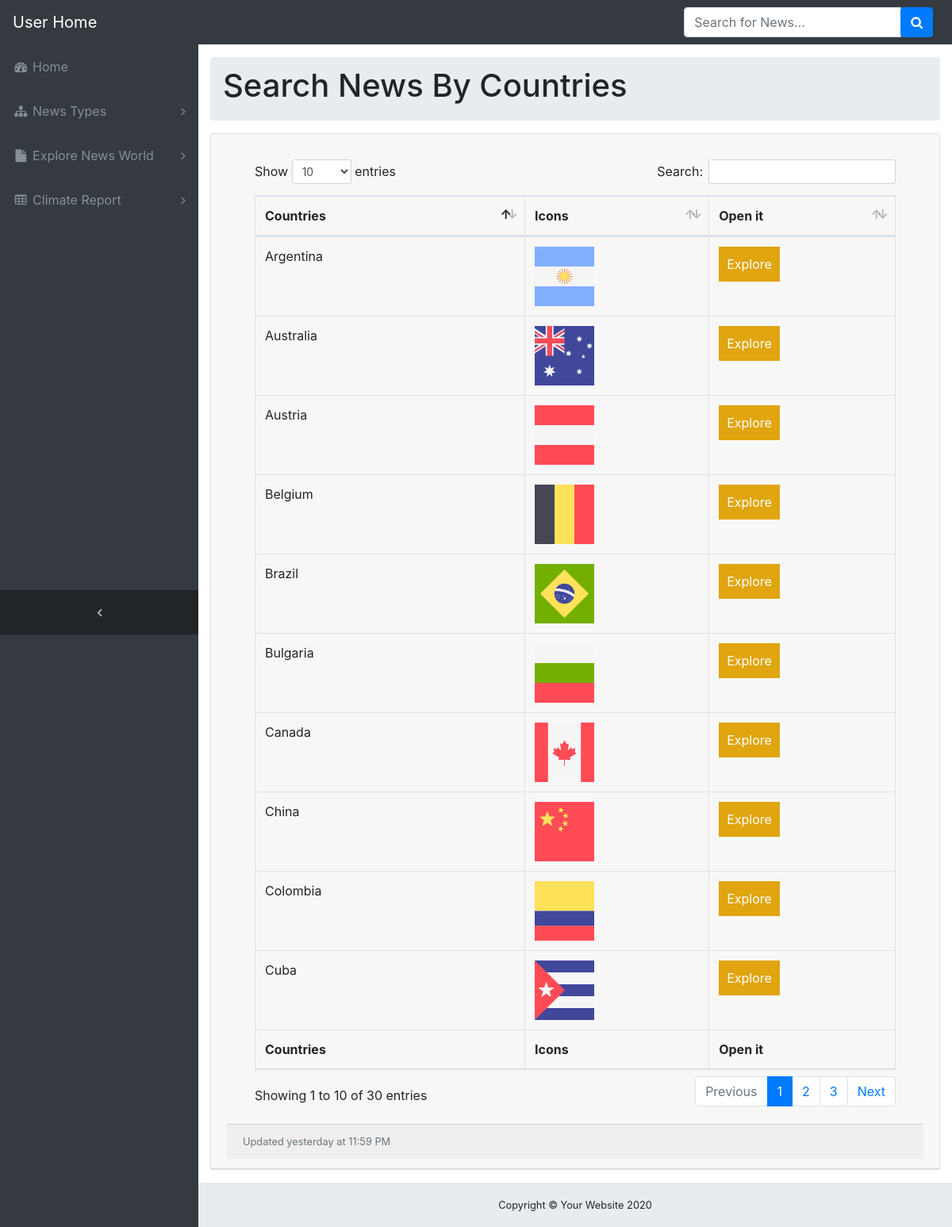
The page /login/newsbycountries.php on the database its author committed.
### tables this page shows
CREATE TABLE `tbl_portal` (
  `pid` int(10) NOT NULL,
  `cname` varchar(50) NOT NULL,
  `ccode` varchar(50) NOT NULL,
  `cimage` varchar(50000) NOT NULL
);

### login/newsbycountries.php (the view, shortened to what this page needs)
<!DOCTYPE html>
<html lang="en">
<?php
include("../Database-connection/conn.php");
?>
<head>
  <link href="../vendor/bootstrap/css/bootstrap.min.css" rel="stylesheet">
  <link href="../vendor/font-awesome/css/font-awesome.min.css" rel="stylesheet" type="text/css">
  <link href="../vendor/datatables/dataTables.bootstrap4.css" rel="stylesheet">
  <link href="../css/sb-admin.css" rel="stylesheet">
</head>
<body class="fixed-nav sticky-footer bg-dark" id="page-top">
  <nav class="navbar navbar-expand-lg navbar-dark bg-dark fixed-top" id="mainNav">
    <a class="navbar-brand" href="index.html">User Home</a>
  <div class="collapse navbar-collapse" id="navbarResponsive">
      <ul class="navbar-nav navbar-sidenav" id="exampleAccordion">
        <li class="nav-item" data-toggle="tooltip" data-placement="right" title="Dashboard">
          <a class="nav-link" href="../index.php">
            <i class="fa fa-fw fa-dashboard"></i>
            <span class="nav-link-text">Home</span>
          </a>
        </li>
        <li class="nav-item" data-toggle="tooltip" data-placement="right" title="Menu Levels">
          <a class="nav-link nav-link-collapse collapsed" data-toggle="collapse" href="#collapseMulti" data-parent="#exampleAccordion">
            <i class="fa fa-fw fa-sitemap"></i>
            <span class="nav-link-text">News Types</span>
          </a>
        </li>
             <li class="nav-item" data-toggle="tooltip" data-placement="right" title="Example Pages">
          <a class="nav-link nav-link-collapse collapsed" data-toggle="collapse" href="#collapseExamplePages" data-parent="#exampleAccordion">
            <i class="fa fa-fw fa-file"></i>
            <span class="nav-link-text">Explore News World</span>
          </a>
        </li>
          <li class="nav-item" data-toggle="tooltip" data-placement="right" title="Components">
          <a class="nav-link nav-link-collapse collapsed" data-toggle="collapse" href="#collapseComponents" data-parent="#exampleAccordion">
            <i class="fa fa-fw fa-table"></i>
            <span class="nav-link-text">Climate Report</span>
          </a>
        </li>
      </ul>
      <ul class="navbar-nav sidenav-toggler">
        <li class="nav-item">
          <a class="nav-link text-center" id="sidenavToggler">
            <i class="fa fa-fw fa-angle-left"></i>
          </a>
        </li>
      </ul>
      <ul class="navbar-nav ml-auto">
        <li class="nav-item">
          <form class="form-inline my-2 my-lg-0 mr-lg-2" method="post" action="../searchnews.php" target="_blank">
            <div class="input-group">
              <input class="form-control" type="text" placeholder="Search for News..." name="searchnews">
              <span class="input-group-append">
                <a href="../searchnews.php" target="_blank">    <button class="btn btn-primary" type="button">
                 <i class="fa fa-search"></i>
                </button></a>
              </span>
            </div>
          </form>
        </li>
      </ul>
    </div>
  </nav>
  <div class="content-wrapper">
    <div class="container-fluid">
      <ol class="breadcrumb">
        <li class="breadcrumb-item">
          <h1>Search News By Countries</h1>
          </li>
      </ol>
         <div class="card mb-3">
        <div class="card-header">
        <div class="card-body">
          <div class="table-responsive">
            <table class="table table-bordered" id="dataTable" width="100%" cellspacing="0">
              <thead>
                <tr>
                  <th>Countries</th>
                  <th>Icons</th>
                  <th>Open it</th>
                </tr>
              </thead>
              <tfoot>
                <tr>
                <th>Countries</th>
                <th>Icons</th>
                <th>Open it</th>
                </tr>
              </tfoot>
              <tbody>
                     <?php
$result=mysqli_query($con,"select * from tbl_portal");
while($row=mysqli_fetch_array($result))
{
$cname=$row[1];
$ccode=$row[2];
$cimage=$row[3];
?>
                <tr>
                  <td><?php echo $cname;?></td>
                  <td><img src="../admin/icons/<?php echo $cimage;?>" style='width:75px;height:75px;'></td>
                    <td><a class="label" href="searchbycountry.php?getdata=<?php echo $ccode;?>" target="_blank">Explore</a></td>
                </tr>
                <?php
     }
                  ?>
              </tbody>
            </table>
          </div>
        </div>
        <div class="card-footer small text-muted">Updated yesterday at 11:59 PM</div>
      </div>
    </div>
    </div>
    <footer class="sticky-footer">
      <div class="container">
        <div class="text-center">
          <small>Copyright © Your Website 2020</small>
        </div>
      </div>
    </footer>
  </div>
</body>
</html>

### css/sb-admin.css (style rules this page uses)
html { position: relative; min-height: 100%; }
body { overflow-x: hidden; }
body.sticky-footer { margin-bottom: 56px; }
body.sticky-footer .content-wrapper { min-height: calc(100vh - 56px - 56px); }
body.fixed-nav { padding-top: 56px; }
.content-wrapper { min-height: calc(100vh - 56px); padding-top: 1rem; }
#mainNav .navbar-collapse { overflow: auto; max-height: 75vh; }
#mainNav .navbar-collapse .navbar-nav .nav-item .nav-link { cursor: pointer; }
#mainNav .navbar-collapse .navbar-sidenav .nav-link-collapse:after { float: right; content: '\f107'; font-family: 'FontAwesome'; }
#mainNav .navbar-collapse .navbar-sidenav .nav-link-collapse.collapsed:after { content: '\f105'; }
#mainNav .navbar-collapse .sidenav-toggler { display: none; }
@media (min-width: 992px) { #mainNav .navbar-brand { width: 250px; } }
@media (min-width: 992px) { #mainNav .navbar-collapse { overflow: visible; max-height: none; } }
@media (min-width: 992px) { #mainNav .navbar-collapse .navbar-sidenav { position: absolute; top: 0; left: 0; -webkit-flex-direction: column; -ms-flex-direction: column; flex-direction: column; margin-top: 56px; } }
@media (min-width: 992px) { #mainNav .navbar-collapse .navbar-sidenav > .nav-item { width: 250px; padding: 0; } }
@media (min-width: 992px) { #mainNav .navbar-collapse .navbar-sidenav > .nav-item > .nav-link { padding: 1em; } }
#mainNav.fixed-top .sidenav-toggler { display: none; }
@media (min-width: 992px) { #mainNav.fixed-top .navbar-sidenav { height: calc(100vh - 112px); } }
@media (min-width: 992px) { #mainNav.fixed-top .sidenav-toggler { position: absolute; top: 0; left: 0; display: flex; -webkit-flex-direction: column; -ms-flex-direction: column; flex-direction: column; margin-top: calc(100vh - 56px); } }
@media (min-width: 992px) { #mainNav.fixed-top .sidenav-toggler > .nav-item { width: 250px; padding: 0; } }
@media (min-width: 992px) { #mainNav.fixed-top .sidenav-toggler > .nav-item > .nav-link { padding: 1em; } }
#mainNav.fixed-top.navbar-dark .sidenav-toggler { background-color: #212529; }
#mainNav.fixed-top.navbar-dark .sidenav-toggler a i { color: #adb5bd; }
.content-wrapper { overflow-x: hidden; background: white; }
@media (min-width: 992px) { .content-wrapper { margin-left: 250px; } }
#sidenavToggler i { font-weight: 800; }
#mainNav.navbar-dark .navbar-collapse .navbar-sidenav .nav-link-collapse:after { color: #868e96; }
#mainNav.navbar-dark .navbar-collapse .navbar-sidenav > .nav-item > .nav-link { color: #868e96; }
@media (min-width: 992px) { #mainNav.navbar-dark .navbar-collapse .navbar-sidenav { background: #343a40; } }
footer.sticky-footer { position: absolute; right: 0; bottom: 0; width: 100%; height: 56px; background-color: #e9ecef; line-height: 55px; }
@media (min-width: 992px) { footer.sticky-footer { width: calc(100% - 250px); } }

### login/newsbycountries.php (style rules this page uses)
.label { padding: 10px; background:#e0a50f; display: table; color: #fff; text-decoration: none; }

### rows shown on the page
tbl_portal: cname "Australia", cimage (picture)
tbl_portal: cname "Argentina", cimage (picture)
tbl_portal: cname "Austria", cimage (picture)
tbl_portal: cname "Belgium", cimage (picture)
tbl_portal: cname "Brazil", cimage (picture)
tbl_portal: cname "Bulgaria", cimage (picture)
tbl_portal: cname "Canada", cimage (picture)
tbl_portal: cname "China", cimage (picture)
tbl_portal: cname "Colombia", cimage (picture)
tbl_portal: cname "Cuba", cimage (picture)
